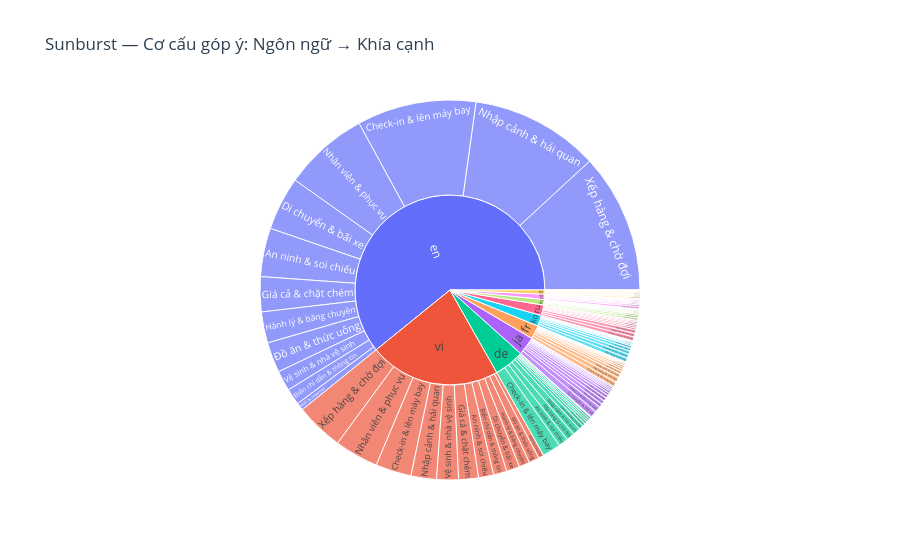

Notebook source saved alongside this figure:
### Code cell
sun = df[df["lang"].isin(top_langs)].groupby(["lang", "aspect_vi"]).size().reset_index(name="count")

fig = px.sunburst(
    sun,
    path=["lang", "aspect_vi"],
    values="count",
    title="Sunburst — Cơ cấu góp ý: Ngôn ngữ → Khía cạnh"
)
fig.update_layout(
    paper_bgcolor=PALETTE["bg"],
    font=dict(color=PALETTE["accent"])
)
fig.show()

### Figure 1 — Plotly figure (JSON) as saved in the notebook; plotly's stock layout.template omitted (floating-point values rounded to 4 significant figures)
{"data": [{"branchvalues": "total", "domain": {"x": [0, 1], "y": [0, 1]}, "hovertemplate": "labels=%{label}<br>count=%{value}<br>parent=%{parent}<br>id=%{id}<extra></extra>", "ids": ["de/An ninh & soi chiếu", "en/An ninh & soi chiếu", "es/An ninh & soi chiếu", "fr/An ninh & soi chiếu", "id/An ninh & soi chiếu", "it/An ninh & soi chiếu", "ja/An ninh & soi chiếu", "ko/An ninh & soi chiếu", "ru/An ninh & soi chiếu", "vi/An ninh & soi chiếu", "de/Biển chỉ dẫn & thông tin", "en/Biển chỉ dẫn & thông tin", "es/Biển chỉ dẫn & thông tin", "fr/Biển chỉ dẫn & thông tin", "id/Biển chỉ dẫn & thông tin", "it/Biển chỉ dẫn & thông tin", "ja/Biển chỉ dẫn & thông tin", "ko/Biển chỉ dẫn & thông tin", "vi/Biển chỉ dẫn & thông tin", "de/Check-in & lên máy bay", "en/Check-in & lên máy bay", "es/Check-in & lên máy bay", "fr/Check-in & lên máy bay", "id/Check-in & lên máy bay", "it/Check-in & lên máy bay", "ja/Check-in & lên máy bay", "ko/Check-in & lên máy bay", "ru/Check-in & lên máy bay", "vi/Check-in & lên máy bay", "de/Di chuyển & bãi xe", "en/Di chuyển & bãi xe", "es/Di chuyển & bãi xe", "fr/Di chuyển & bãi xe", "id/Di chuyển & bãi xe", "it/Di chuyển & bãi xe", "ja/Di chuyển & bãi xe", "ko/Di chuyển & bãi xe", "ru/Di chuyển & bãi xe", "vi/Di chuyển & bãi xe", "de/Giá cả & chặt chém", "en/Giá cả & chặt chém", "es/Giá cả & chặt chém", "fr/Giá cả & chặt chém", "id/Giá cả & chặt chém", "it/Giá cả & chặt chém", "ja/Giá cả & chặt chém", "ko/Giá cả & chặt chém", "ru/Giá cả & chặt chém", "vi/Giá cả & chặt chém", "de/Hành lý & băng chuyền", "en/Hành lý & băng chuyền", "es/Hành lý & băng chuyền", "fr/Hành lý & băng chuyền", "id/Hành lý & băng chuyền", "it/Hành lý & băng chuyền", "ja/Hành lý & băng chuyền", "ko/Hành lý & băng chuyền", "ru/Hành lý & băng chuyền", "vi/Hành lý & băng chuyền", "de/Nhân viên & phục vụ", "en/Nhân viên & phục vụ", "es/Nhân viên & phục vụ", "fr/Nhân viên & phục vụ", "id/Nhân viên & phục vụ", "it/Nhân viên & phục vụ", "ja/Nhân viên & phục vụ", "ko/Nhân viên & phục vụ", "ru/Nhân viên & phục vụ", "vi/Nhân viên & phục vụ", "de/Nhập cảnh & hải quan", "en/Nhập cảnh & hải quan", "es/Nhập cảnh & hải quan", "fr/Nhập cảnh & hải quan", "id/Nhập cảnh & hải quan", "it/Nhập cảnh & hải quan", "ja/Nhập cảnh & hải quan", "ko/Nhập cảnh & hải quan", "ru/Nhập cảnh & hải quan", "vi/Nhập cảnh & hải quan", "de/Vệ sinh & nhà vệ sinh", "en/Vệ sinh & nhà vệ sinh", "es/Vệ sinh & nhà vệ sinh", "fr/Vệ sinh & nhà vệ sinh", "id/Vệ sinh & nhà vệ sinh", "it/Vệ sinh & nhà vệ sinh", "ja/Vệ sinh & nhà vệ sinh", "ko/Vệ sinh & nhà vệ sinh", "ru/Vệ sinh & nhà vệ sinh", "vi/Vệ sinh & nhà vệ sinh", "de/WiFi & Internet", "en/WiFi & Internet", "es/WiFi & Internet", "fr/WiFi & Internet", "id/WiFi & Internet", "it/WiFi & Internet", "ja/WiFi & Internet", "ko/WiFi & Internet", "vi/WiFi & Internet", "de/Xếp hàng & chờ đợi", "en/Xếp hàng & chờ đợi", "es/Xếp hàng & chờ đợi", "fr/Xếp hàng & chờ đợi", "id/Xếp hàng & chờ đợi", "it/Xếp hàng & chờ đợi", "ja/Xếp hàng & chờ đợi", "ko/Xếp hàng & chờ đợi", "ru/Xếp hàng & chờ đợi", "vi/Xếp hàng & chờ đợi", "de/Đồ ăn & thức uống", "en/Đồ ăn & thức uống", "es/Đồ ăn & thức uống", "fr/Đồ ăn & thức uống", "id/Đồ ăn & thức uống", "it/Đồ ăn & thức uống", "ja/Đồ ăn & thức uống", "ko/Đồ ăn & thức uống", "ru/Đồ ăn & thức uống", "vi/Đồ ăn & thức uống", "de", "en", "es", "fr", "id", "it", "ja", "ko", "ru", "vi"], "labels": ["An ninh & soi chiếu", "An ninh & soi chiếu", "An ninh & soi chiếu", "An ninh & soi chiếu", "An ninh & soi chiếu", "An ninh & soi chiếu", "An ninh & soi chiếu", "An ninh & soi chiếu", "An ninh & soi chiếu", "An ninh & soi chiếu", "Biển chỉ dẫn & thông tin", "Biển chỉ dẫn & thông tin", "Biển chỉ dẫn & thông tin", "Biển chỉ dẫn & thông tin", "Biển chỉ dẫn & thông tin", "Biển chỉ dẫn & thông tin", "Biển chỉ dẫn & thông tin", "Biển chỉ dẫn & thông tin", "Biển chỉ dẫn & thông tin", "Check-in & lên máy bay", "Check-in & lên máy bay", "Check-in & lên máy bay", "Check-in & lên máy bay", "Check-in & lên máy bay", "Check-in & lên máy bay", "Check-in & lên máy bay", "Check-in & lên máy bay", "Check-in & lên máy bay", "Check-in & lên máy bay", "Di chuyển & bãi xe", "Di chuyển & bãi xe", "Di chuyển & bãi xe", "Di chuyển & bãi xe", "Di chuyển & bãi xe", "Di chuyển & bãi xe", "Di chuyển & bãi xe", "Di chuyển & bãi xe", "Di chuyển & bãi xe", "Di chuyển & bãi xe", "Giá cả & chặt chém", "Giá cả & chặt chém", "Giá cả & chặt chém", "Giá cả & chặt chém", "Giá cả & chặt chém", "Giá cả & chặt chém", "Giá cả & chặt chém", "Giá cả & chặt chém", "Giá cả & chặt chém", "Giá cả & chặt chém", "Hành lý & băng chuyền", "Hành lý & băng chuyền", "Hành lý & băng chuyền", "Hành lý & băng chuyền", "Hành lý & băng chuyền", "Hành lý & băng chuyền", "Hành lý & băng chuyền", "Hành lý & băng chuyền", "Hành lý & băng chuyền", "Hành lý & băng chuyền", "Nhân viên & phục vụ", "Nhân viên & phục vụ", "Nhân viên & phục vụ", "Nhân viên & phục vụ", "Nhân viên & phục vụ", "Nhân viên & phục vụ", "Nhân viên & phục vụ", "Nhân viên & phục vụ", "Nhân viên & phục vụ", "Nhân viên & phục vụ", "Nhập cảnh & hải quan", "Nhập cảnh & hải quan", "Nhập cảnh & hải quan", "Nhập cảnh & hải quan", "Nhập cảnh & hải quan", "Nhập cảnh & hải quan", "Nhập cảnh & hải quan", "Nhập cảnh & hải quan", "Nhập cảnh & hải quan", "Nhập cảnh & hải quan", "Vệ sinh & nhà vệ sinh", "Vệ sinh & nhà vệ sinh", "Vệ sinh & nhà vệ sinh", "Vệ sinh & nhà vệ sinh", "Vệ sinh & nhà vệ sinh", "Vệ sinh & nhà vệ sinh", "Vệ sinh & nhà vệ sinh", "Vệ sinh & nhà vệ sinh", "Vệ sinh & nhà vệ sinh", "Vệ sinh & nhà vệ sinh", "WiFi & Internet", "WiFi & Internet", "WiFi & Internet", "WiFi & Internet", "WiFi & Internet", "WiFi & Internet", "WiFi & Internet", "WiFi & Internet", "WiFi & Internet", "Xếp hàng & chờ đợi", "Xếp hàng & chờ đợi", "Xếp hàng & chờ đợi", "Xếp hàng & chờ đợi", "Xếp hàng & chờ đợi", "Xếp hàng & chờ đợi", "Xếp hàng & chờ đợi", "Xếp hàng & chờ đợi", "Xếp hàng & chờ đợi", "Xếp hàng & chờ đợi", "Đồ ăn & thức uống", "Đồ ăn & thức uống", "Đồ ăn & thức uống", "Đồ ăn & thức uống", "Đồ ăn & thức uống", "Đồ ăn & thức uống", "Đồ ăn & thức uống", "Đồ ăn & thức uống", "Đồ ăn & thức uống", "Đồ ăn & thức uống", "de", "en", "es", "fr", "id", "it", "ja", "ko", "ru", "vi"], "name": "", "parents": ["de", "en", "es", "fr", "id", "it", "ja", "ko", "ru", "vi", "de", "en", "es", "fr", "id", "it", "ja", "ko", "vi", "de", "en", "es", "fr", "id", "it", "ja", "ko", "ru", "vi", "de", "en", "es", "fr", "id", "it", "ja", "ko", "ru", "vi", "de", "en", "es", "fr", "id", "it", "ja", "ko", "ru", "vi", "de", "en", "es", "fr", "id", "it", "ja", "ko", "ru", "vi", "de", "en", "es", "fr", "id", "it", "ja", "ko", "ru", "vi", "de", "en", "es", "fr", "id", "it", "ja", "ko", "ru", "vi", "de", "en", "es", "fr", "id", "it", "ja", "ko", "ru", "vi", "de", "en", "es", "fr", "id", "it", "ja", "ko", "vi", "de", "en", "es", "fr", "id", "it", "ja", "ko", "ru", "vi", "de", "en", "es", "fr", "id", "it", "ja", "ko", "ru", "vi", "", "", "", "", "", "", "", "", "", ""], "type": "sunburst", "values": [89, 456, 4, 5, 2, 10, 23, 2, 16, 142, 7, 153, 2, 12, 2, 3, 15, 6, 125, 172, 1119, 20, 47, 10, 14, 55, 38, 37, 336, 22, 503, 8, 17, 9, 9, 64, 28, 13, 124, 18, 328, 8, 27, 5, 3, 20, 12, 6, 186, 43, 292, 6, 10, 16, 5, 29, 11, 12, 100, 28, 798, 8, 22, 8, 6, 35, 23, 16, 412, 72, 1207, 15, 39, 24, 9, 33, 31, 35, 239, 18, 191, 5, 17, 9, 1, 10, 10, 17, 205, 1, 71, 4, 4, 1, 1, 14, 1, 52, 79, 1309, 20, 47, 12, 8, 36, 39, 33, 450, 18, 285, 5, 7, 1, 8, 14, 6, 10, 97, 567, 6712, 105, 254, 99, 77, 348, 207, 195, 2468]}], "layout": {"font": {"color": "#2C3E50"}, "legend": {"tracegroupgap": 0}, "paper_bgcolor": "#FFFFFF", "title": {"text": "Sunburst — Cơ cấu góp ý: Ngôn ngữ → Khía cạnh"}}}
